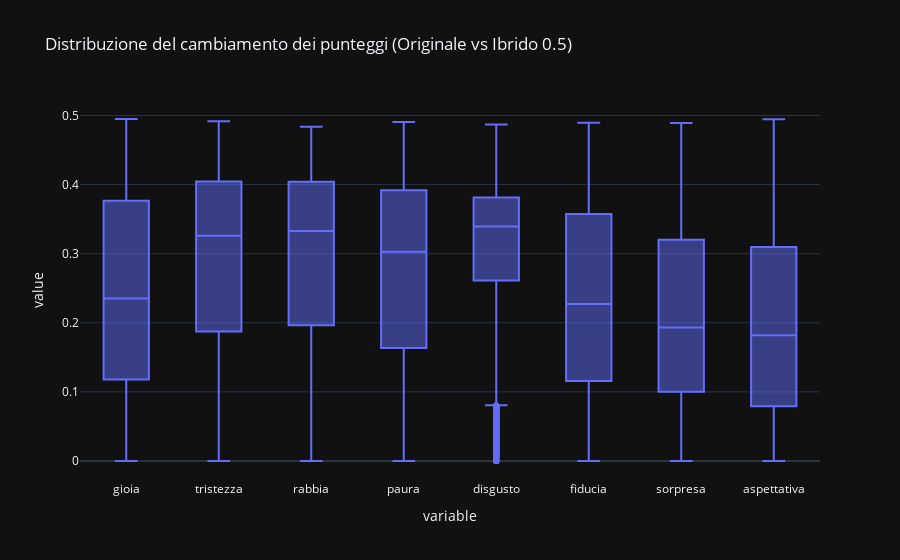

Here is the notebook cell this chart was saved with:
### Markdown cell above
---
# Analisi del cambiamento
Visualizziamo come i punteggi emotivi di alcune parole cambiano con il ricalcolo.

### Code cell
df_delta = (df_alpha_05 - df_emotions).abs() # Cambiamento assoluto tra originale e ricalcolato con alpha 0.5

print("Cambiamento medio dei punteggi per emozione (Alpha 0.5):")
print(df_delta.mean())

import plotly.express as px
fig_delta = px.box(df_delta, title="Distribuzione del cambiamento dei punteggi (Originale vs Ibrido 0.5)")
fig_delta.show()

### Figure 1 — Plotly figure (JSON) as saved in the notebook; plotly's stock layout.template omitted (floating-point values rounded to 4 significant figures; data arrays with more than 128 entries replaced by an {"elided": "..."} marker saying what was removed)
{"data": [{"alignmentgroup": "True", "hovertemplate": "variable=%{x}<br>value=%{y}<extra></extra>", "legendgroup": "", "marker": {"color": "#636efa"}, "name": "", "notched": false, "offsetgroup": "", "orientation": "v", "showlegend": false, "x": {"elided": "55240 str values"}, "x0": " ", "xaxis": "x", "y": {"elided": "55240 float values"}, "y0": " ", "yaxis": "y", "type": "box"}], "layout": {"xaxis": {"anchor": "y", "domain": [0.0, 1.0], "title": {"text": "variable"}}, "yaxis": {"anchor": "x", "domain": [0.0, 1.0], "title": {"text": "value"}}, "legend": {"tracegroupgap": 0}, "title": {"text": "Distribuzione del cambiamento dei punteggi (Originale vs Ibrido 0.5)"}, "boxmode": "group"}}
